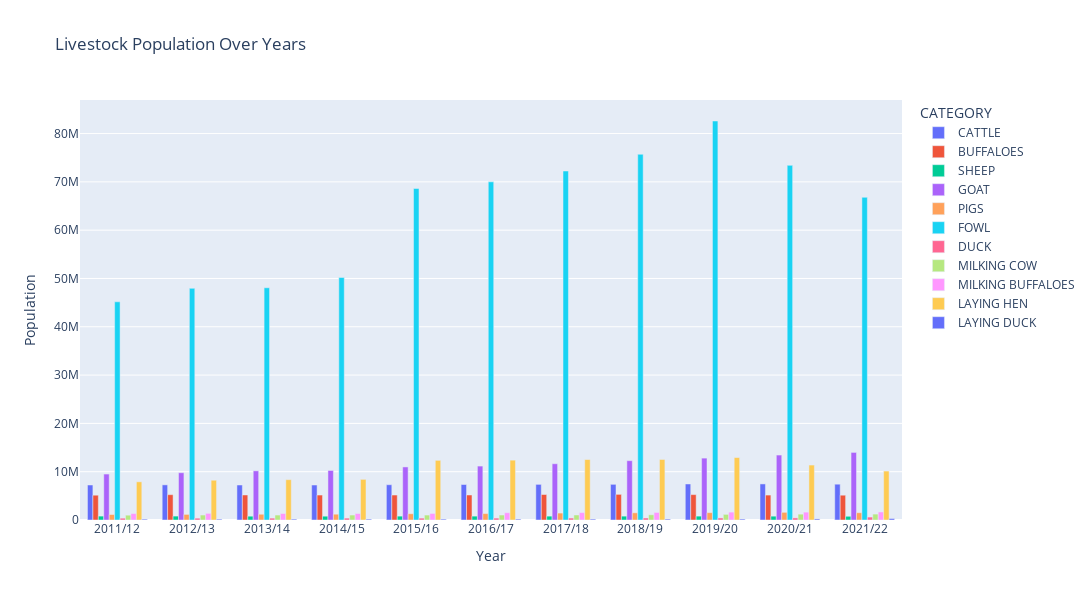

The notebook cell saved with this chart:
### Markdown cell above
Let's visualize different livestock population by year in bargraph

### Code cell
# Pivot the DataFrame to a long format
df_melted = livestock_pop.melt(id_vars= 'CATEGORY', var_name='Year', value_name='Population')

# Plotting with Plotly Express
fig = px.bar(df_melted, x='Year', y='Population', color='CATEGORY', barmode='group',
             title='Livestock Population Over Years',height=600, width=1900)

# Show the plot
fig.show()

### Figure 1 — Plotly figure (JSON) as saved in the notebook; plotly's stock layout.template omitted (floating-point values rounded to 4 significant figures)
{"data": [{"alignmentgroup": "True", "hovertemplate": "CATEGORY=CATTLE<br>Year=%{x}<br>Population=%{y}<extra></extra>", "legendgroup": "CATTLE", "marker": {"color": "#636efa", "pattern": {"shape": ""}}, "name": "CATTLE", "offsetgroup": "CATTLE", "orientation": "v", "showlegend": true, "textposition": "auto", "type": "bar", "x": ["2011/12", "2012/13", "2013/14", "2014/15", "2015/16", "2016/17", "2017/18", "2018/19", "2019/20", "2020/21", "2021/22"], "xaxis": "x", "y": [7244944, 7274022, 7243916, 7241743, 7302808, 7347487, 7376306, 7385035, 7458885, 7466841, 7413197], "yaxis": "y"}, {"alignmentgroup": "True", "hovertemplate": "CATEGORY=BUFFALOES<br>Year=%{x}<br>Population=%{y}<extra></extra>", "legendgroup": "BUFFALOES", "marker": {"color": "#EF553B", "pattern": {"shape": ""}}, "name": "BUFFALOES", "offsetgroup": "BUFFALOES", "orientation": "v", "showlegend": true, "textposition": "auto", "type": "bar", "x": ["2011/12", "2012/13", "2013/14", "2014/15", "2015/16", "2016/17", "2017/18", "2018/19", "2019/20", "2020/21", "2021/22"], "xaxis": "x", "y": [5133139, 5241873, 5178612, 5167737, 5168809, 5177998, 5277819, 5308664, 5257591, 5159931, 5132931], "yaxis": "y"}, {"alignmentgroup": "True", "hovertemplate": "CATEGORY=SHEEP<br>Year=%{x}<br>Population=%{y}<extra></extra>", "legendgroup": "SHEEP", "marker": {"color": "#00cc96", "pattern": {"shape": ""}}, "name": "SHEEP", "offsetgroup": "SHEEP", "orientation": "v", "showlegend": true, "textposition": "auto", "type": "bar", "x": ["2011/12", "2012/13", "2013/14", "2014/15", "2015/16", "2016/17", "2017/18", "2018/19", "2019/20", "2020/21", "2021/22"], "xaxis": "x", "y": [807267, 809536, 789216, 789292, 800658, 801975, 800749, 798889, 806079, 793725, 771205], "yaxis": "y"}, {"alignmentgroup": "True", "hovertemplate": "CATEGORY=GOAT<br>Year=%{x}<br>Population=%{y}<extra></extra>", "legendgroup": "GOAT", "marker": {"color": "#ab63fa", "pattern": {"shape": ""}}, "name": "GOAT", "offsetgroup": "GOAT", "orientation": "v", "showlegend": true, "textposition": "auto", "type": "bar", "x": ["2011/12", "2012/13", "2013/14", "2014/15", "2015/16", "2016/17", "2017/18", "2018/19", "2019/20", "2020/21", "2021/22"], "xaxis": "x", "y": [9512958, 9786354, 10177531, 10251569, 10986114, 11165099, 11647319, 12283752, 12811953, 13442614, 13990703], "yaxis": "y"}, {"alignmentgroup": "True", "hovertemplate": "CATEGORY=PIGS<br>Year=%{x}<br>Population=%{y}<extra></extra>", "legendgroup": "PIGS", "marker": {"color": "#FFA15A", "pattern": {"shape": ""}}, "name": "PIGS", "offsetgroup": "PIGS", "orientation": "v", "showlegend": true, "textposition": "auto", "type": "bar", "x": ["2011/12", "2012/13", "2013/14", "2014/15", "2015/16", "2016/17", "2017/18", "2018/19", "2019/20", "2020/21", "2021/22"], "xaxis": "x", "y": [1137489, 1160035, 1190138, 1203230, 1291308, 1328036, 1435369, 1488338, 1519593, 1588838, 1504624], "yaxis": "y"}, {"alignmentgroup": "True", "hovertemplate": "CATEGORY=FOWL<br>Year=%{x}<br>Population=%{y}<extra></extra>", "legendgroup": "FOWL", "marker": {"color": "#19d3f3", "pattern": {"shape": ""}}, "name": "FOWL", "offsetgroup": "FOWL", "orientation": "v", "showlegend": true, "textposition": "auto", "type": "bar", "x": ["2011/12", "2012/13", "2013/14", "2014/15", "2015/16", "2016/17", "2017/18", "2018/19", "2019/20", "2020/21", "2021/22"], "xaxis": "x", "y": [45171185, 47959239, 48079406, 50195285, 68630638, 70007151, 72245732, 75709330, 82598879, 73418077, 66803117], "yaxis": "y"}, {"alignmentgroup": "True", "hovertemplate": "CATEGORY=DUCK<br>Year=%{x}<br>Population=%{y}<extra></extra>", "legendgroup": "DUCK", "marker": {"color": "#FF6692", "pattern": {"shape": ""}}, "name": "DUCK", "offsetgroup": "DUCK", "orientation": "v", "showlegend": true, "textposition": "auto", "type": "bar", "x": ["2011/12", "2012/13", "2013/14", "2014/15", "2015/16", "2016/17", "2017/18", "2018/19", "2019/20", "2020/21", "2021/22"], "xaxis": "x", "y": [376916, 375975, 390209, 390287, 392255, 394775, 404670, 416400, 427226, 432226, 605944], "yaxis": "y"}, {"alignmentgroup": "True", "hovertemplate": "CATEGORY=MILKING COW<br>Year=%{x}<br>Population=%{y}<extra></extra>", "legendgroup": "MILKING COW", "marker": {"color": "#B6E880", "pattern": {"shape": ""}}, "name": "MILKING COW", "offsetgroup": "MILKING COW", "orientation": "v", "showlegend": true, "textposition": "auto", "type": "bar", "x": ["2011/12", "2012/13", "2013/14", "2014/15", "2015/16", "2016/17", "2017/18", "2018/19", "2019/20", "2020/21", "2021/22"], "xaxis": "x", "y": [998963, 1025591, 1024513, 1025947, 1026135, 1029529, 1039538, 1078775, 1166156, 1209041, 1223061], "yaxis": "y"}, {"alignmentgroup": "True", "hovertemplate": "CATEGORY=MILKING BUFFALOES<br>Year=%{x}<br>Population=%{y}<extra></extra>", "legendgroup": "MILKING BUFFALOES", "marker": {"color": "#FF97FF", "pattern": {"shape": ""}}, "name": "MILKING BUFFALOES", "offsetgroup": "MILKING BUFFALOES", "orientation": "v", "showlegend": true, "textposition": "auto", "type": "bar", "x": ["2011/12", "2012/13", "2013/14", "2014/15", "2015/16", "2016/17", "2017/18", "2018/19", "2019/20", "2020/21", "2021/22"], "xaxis": "x", "y": [1331037, 1369796, 1345837, 1345164, 1355384, 1509512, 1535948, 1560584, 1635492, 1630642, 1666827], "yaxis": "y"}, {"alignmentgroup": "True", "hovertemplate": "CATEGORY=LAYING HEN<br>Year=%{x}<br>Population=%{y}<extra></extra>", "legendgroup": "LAYING HEN", "marker": {"color": "#FECB52", "pattern": {"shape": ""}}, "name": "LAYING HEN", "offsetgroup": "LAYING HEN", "orientation": "v", "showlegend": true, "textposition": "auto", "type": "bar", "x": ["2011/12", "2012/13", "2013/14", "2014/15", "2015/16", "2016/17", "2017/18", "2018/19", "2019/20", "2020/21", "2021/22"], "xaxis": "x", "y": [7907468, 8233616, 8350237, 8412247, 12353515, 12388889, 12517558, 12526979, 12927842, 11374011, 10131642], "yaxis": "y"}, {"alignmentgroup": "True", "hovertemplate": "CATEGORY=LAYING DUCK<br>Year=%{x}<br>Population=%{y}<extra></extra>", "legendgroup": "LAYING DUCK", "marker": {"color": "#636efa", "pattern": {"shape": ""}}, "name": "LAYING DUCK", "offsetgroup": "LAYING DUCK", "orientation": "v", "showlegend": true, "textposition": "auto", "type": "bar", "x": ["2011/12", "2012/13", "2013/14", "2014/15", "2015/16", "2016/17", "2017/18", "2018/19", "2019/20", "2020/21", "2021/22"], "xaxis": "x", "y": [174978, 174714, 179447, 179480, 180927, 183940, 186912, 190747, 191701, 220532, 302473], "yaxis": "y"}], "layout": {"barmode": "group", "height": 600, "legend": {"title": {"text": "CATEGORY"}, "tracegroupgap": 0}, "title": {"text": "Livestock Population Over Years"}, "width": 1900, "xaxis": {"anchor": "y", "domain": [0, 1], "title": {"text": "Year"}}, "yaxis": {"anchor": "x", "domain": [0, 1], "title": {"text": "Population"}}}}
